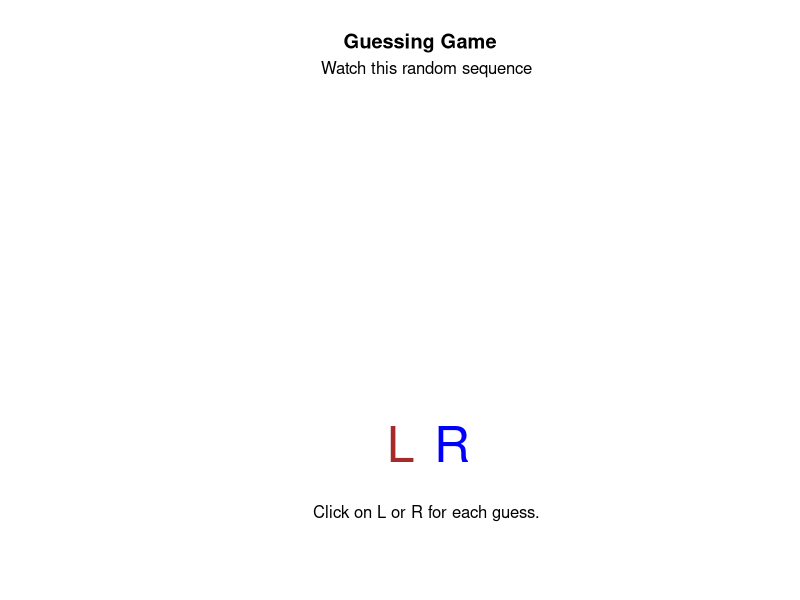

Write R code to recreate this figure. (Note: this script raises an error after producing the figure.)

guessingGame <- function(){
  ## game to see if we can do better with blind guessing.
  #require(cairoDevice)
  #Cairo()
  palette(c("brown","blue"))
  options(locatorBell=FALSE)
  plot(0:49, rep(0:1, 25), xaxt="n",yaxt="n",, type="n", bty="n",xlab="",ylab="", main = "Guessing Game")

  ## get speed of computer
  tt <- system.time(
    for (i in 1:100) rect(12,.5,13,.55, col = "white", bord="white")
  )
  ## set timing to give about .5 sec per answer
  napTime <- .7 - tt[3] / 100

  mtext(side=3, line=.2, at=25,"Watch this random sequence")
  ## using L and R to mimic rats pressing left or right levers.
  ## Prob of L is either .33 or .66, chosen at random, R gets the remainder
  myProb <- sample(1:2)/3
   ## create demo data
  samp1 <- sample(1:2, 20, prob = myProb, replace=TRUE)

  ## loop over 20 in the demo
  for(i in 1:20){
    text(c("L","R")[samp1[i]], x=(i-1)*2.5, y=.9, cex=3, col=samp1[i])
    Sys.sleep(napTime)
    rect(-1, .7, 2.5*i+5.5, 1.1,  col = "white", bord="white")
  }
  ## draw sample of size 50 for them to guess
  samp2 <- sample(1:2, 50, prob = myProb, replace=TRUE)
  ## give instructions
  mtext(side=1, line=.2, at=25,"Click on L or R for each guess.")
  text(x=c(23, 27),y=.1, c("L","R"),col=1:2, cex=3)

  answer <- samp2*0
  ## Loop to plot guess and evaluate it.
  for(i in 1:25){  ## row 1
    answer[i] <- identify(n=1, x=c(23,27), y=c(.1,.1), labels="", pos=TRUE)$ind
    text(c("L","R")[answer[i]], x=2*i-2, y=.7, cex=3, col=answer[i])
    if(answer[i] != samp2[i]) text("X" , x=2*i-2, y=.7, cex=3, col=samp2[i])
  }
  for(i in 25+1:25){  ## row 2
    answer[i] <- identify(n=1, x=c(23,27), y=c(.1,.1), labels="", pos=TRUE)$ind
    text(c("L","R")[answer[i]], x=2*(i-26), y=.5, cex=3, col=answer[i])
    if(answer[i] != samp2[i]) text("X" , x=2*(i-26), y=.5, cex=3, col=samp2[i])
  }
  ## show results
  rect(10,-1,40,.3,   col = "white", bord="white")
  mtext(side=1, line=.2, at=25,"Click on L or R for each guess.",col="white")
  right <- sum(answer==samp2)
  percent= right*2
  text(x=25, y=.2, paste(right," of 50 right for ", percent," percent",
               sep=""),  col = "black")
}

guessingGame()
